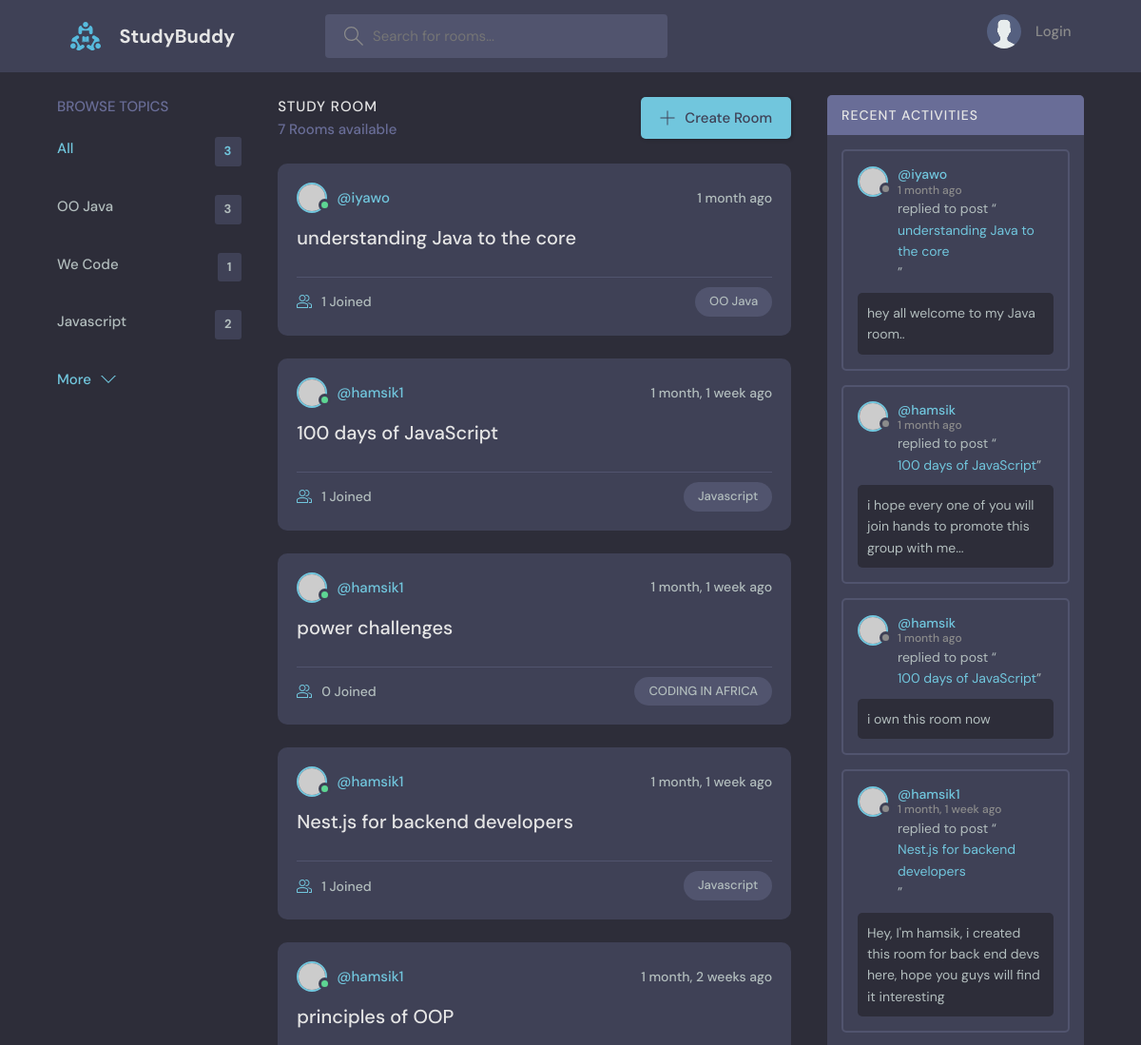
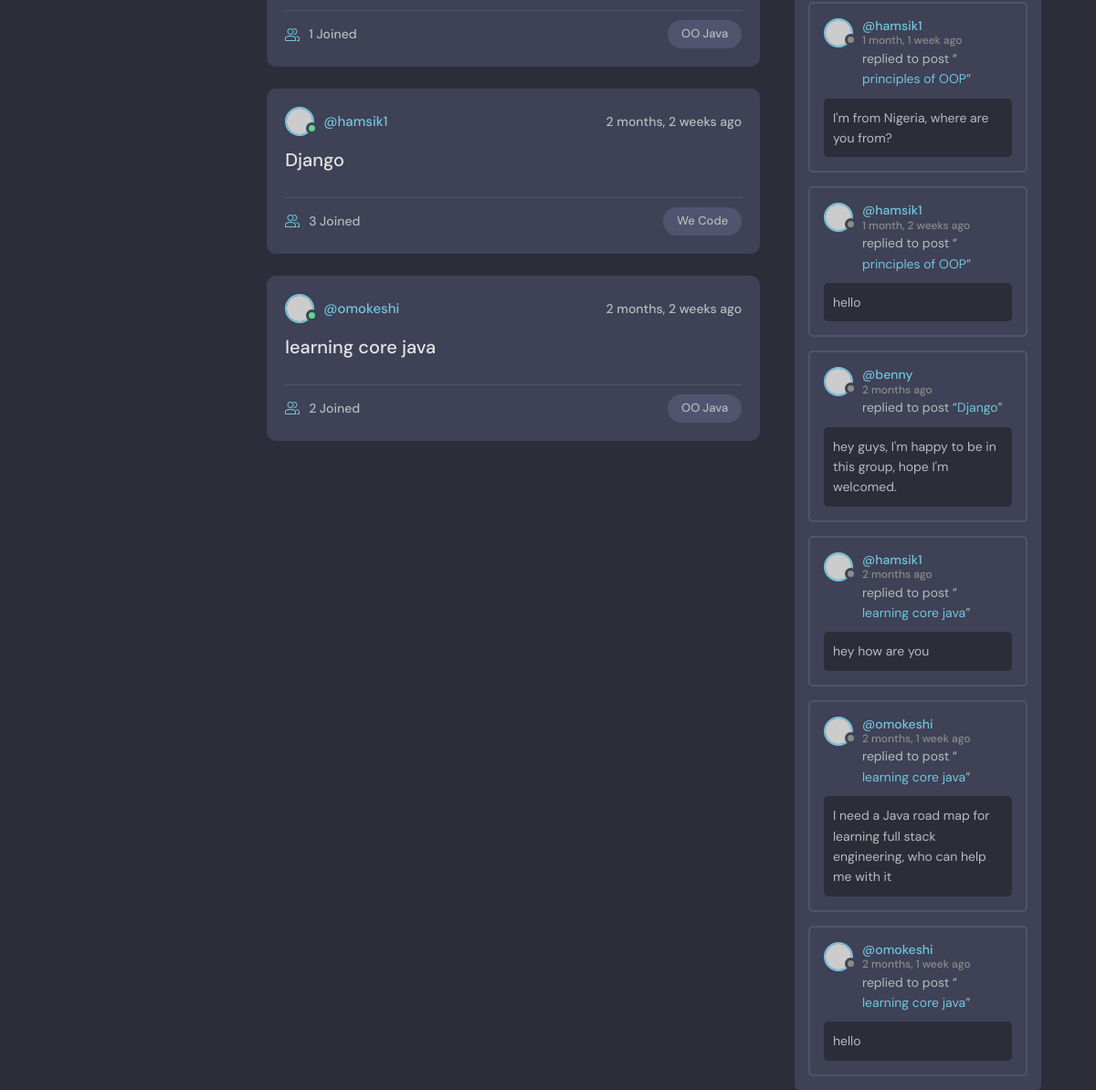
The page / on the database its author committed (2 pictures, top to bottom).
### base/models.py (models this page shows, shortened)
class Topic(models.Model):
    name = models.CharField(max_length=255)

class Room(models.Model):
    host = models.ForeignKey(User,on_delete=models.SET_NULL,null=True)
    topic = models.ForeignKey(Topic,on_delete=models.SET_NULL,null=True)
    name = models.CharField(max_length=255)
    description = models.TextField(null = True, blank = True)
    participants = models.ManyToManyField(User,related_name='participants',blank=True)
    updated = models.DateTimeField(auto_now=True)
    created = models.DateTimeField(auto_now_add=True)
    class Meta:
        ordering = ['-updated', '-created']
    def __str__(self):
        return (self.name)

class Message(models.Model):
    user = models.ForeignKey(User,on_delete=models.CASCADE)
    room = models.ForeignKey(Room,on_delete=models.CASCADE)
    body = models.TextField()
    updated = models.DateTimeField(auto_now=True)
    created = models.DateTimeField(auto_now_add=True)

### base/views.py (the view)
# urls.py: path('',views.home, name = 'home'),
def home(request):
    q = request.GET.get('q') if request.GET.get('q')  != None else ''
    rooms = Room.objects.filter(
        Q(topic__name__icontains = q)| Q(description__icontains = q)|Q(name__icontains = q)|Q(host__username__icontains = q))
    room_count = rooms.count()
    topics = Topic.objects.all()[0:3]
    room_messages = Message.objects.filter(room__topic__name__icontains = q).order_by('-created','-updated')
    context = {'rooms':rooms,'topics':topics,'room_count':room_count,'room_messages':room_messages}
    return render(request,'base/index.html',context)

### base/templates/base/index.html (shortened to what this page needs)
{% extends 'base.html' %}
{% block body %}
    <main class="layout layout--3">
      <div class="container">
        {% include 'base/topic_component.html' %}
        <div class="roomList">
          <div class="roomList__header">
            <div>
              <h2>Study Room</h2>
              <p>{{room_count}} Rooms available</p>
            </div>
            <a class="btn btn--main" href="{% url 'create_room' %}">
              <svg version="1.1" xmlns="http://www.w3.org/2000/svg" width="32" height="32" viewBox="0 0 32 32">
                <title>add</title>
                <path
                  d="M16.943 0.943h-1.885v14.115h-14.115v1.885h14.115v14.115h1.885v-14.115h14.115v-1.885h-14.115v-14.115z"
                ></path>
              </svg>
              Create Room
            </a>
          </div>
          {% include 'base/feed_component.html' %}
        </div>
        {% include 'base/activity_component.html' %}
      </div>
    </main>
    {% endblock %}

### base/templates/base/topic_component.html
<div class="topics">
    <div class="topics__header">
      <h2>Browse Topics</h2>
    </div>
    <ul class="topics__list">
      <li>
        <a href="{% url 'home' %}" class="active">All <span>{{topics.count}}</span></a>
      </li>
      {% for topic in topics%}
      <li>
        <a href="{% url 'home'  %}?q={{topic.name}}">{{topic.name}}<span>{{topic.room_set.all.count}}</span></a>
      </li>
      {% endfor %}
    </ul>
    <a class="btn btn--link" href="{% url 'topics'%}">
      More
      <svg version="1.1" xmlns="http://www.w3.org/2000/svg" width="32" height="32" viewBox="0 0 32 32">
        <title>chevron-down</title>
        <path d="M16 21l-13-13h-3l16 16 16-16h-3l-13 13z"></path>
      </svg>
    </a>
  </div>

### base/templates/base/feed_component.html (shortened to what this page needs)
{% for room in rooms %}
<div class="roomListRoom">
    <div class="roomListRoom__header">
      <a href="{% url 'userprofile' room.host.id %}" class="roomListRoom__author">
        <div class="avatar avatar--small active">
          <img src="https://randomuser.me/api/portraits/men/11.jpg" />
        </div>
        <span>@{{room.host.username}}</span>
      </a>
      <div class="roomListRoom__actions">
        <span>{{room.created | timesince }} ago</span>
      </div>
    </div>
    <div class="roomListRoom__content">
      <a href="{% url 'room' room.id %}">{{room.name}}</a>
    </div>
    <div class="roomListRoom__meta">
      <a href="{% url 'room' room.id %}" class="roomListRoom__joined">
        {{room.participants.all.count}} Joined
      </a>
      <p class="roomListRoom__topic">{{room.topic.name}}</p>
    </div>
  </div>
{% endfor%}

### base/templates/base/activity_component.html (shortened to what this page needs)
<div class="activities">
    <div class="activities__header">
      <h2>Recent Activities</h2>
    </div>
    {% for message in room_messages %}
    <div class="activities__box">
      <div class="activities__boxHeader roomListRoom__header">
        <a href="{% url 'userprofile' message.user.id %}" class="roomListRoom__author">
          <div class="avatar avatar--small">
            <img src="https://randomuser.me/api/portraits/women/11.jpg" />
          </div>
          <p>
            @{{message.user}}
            <span>{{message.created | timesince}} ago</span>
          </p>
        </a>
      </div>
      <div class="activities__boxContent">
        <p> replied to post “<a href="{% url 'room' message.room.id%}">{{message.room}}</a>”</p>
        <div class="activities__boxRoomContent">
            {{message.body}}
        </div>
      </div>
    </div>
    {% endfor %}
  </div>

### rows shown on the page
Topic: name "OO Java", room_set.all.count "3"
Topic: name "We Code", room_set.all.count "1"
Topic: name "Javascript", room_set.all.count "2"
Room: host.username "iyawo", created "1 month", name "understanding Java to the core", participants.all.count "1", topic.name "OO Java"
Room: host.username "hamsik1", created "1 month, 1 week", name "100 days of JavaScript", participants.all.count "1", topic.name "Javascript"
Room: host.username "hamsik1", created "1 month, 1 week", name "power challenges", participants.all.count "0", topic.name "CODING IN AFRICA"
Room: host.username "hamsik1", created "1 month, 1 week", name "Nest.js for backend developers", participants.all.count "1", topic.name "Javascript"
Room: host.username "hamsik1", created "1 month, 2 weeks", name "principles of OOP", participants.all.count "1", topic.name "OO Java"
Room: host.username "hamsik1", created "2 months, 2 weeks", name "Django", participants.all.count "3", topic.name "We Code"
Room: host.username "omokeshi", created "2 months, 2 weeks", name "learning core java", participants.all.count "2", topic.name "OO Java"
Message: user "iyawo", created "1 month", room "understanding Java to the core", body "hey all welcome to my Java room.."
Message: user "hamsik", created "1 month", room "100 days of JavaScript", body "i hope every one of you will join hands to promote this group with me..."
Message: user "hamsik", created "1 month", room "100 days of JavaScript", body "i own this room now"
Message: user "hamsik1", created "1 month, 1 week", room "Nest.js for backend developers", body "Hey, I'm hamsik, i created this room for back end devs here, hope you guys will find it interesting"
Message: user "hamsik1", created "1 month, 1 week", room "principles of OOP", body "I'm from Nigeria, where are you from?"
Message: user "hamsik1", created "1 month, 2 weeks", room "principles of OOP", body "hello"
Message: user "benny", created "2 months", room "Django", body "hey guys, I'm happy to be in this group, hope I'm welcomed."
Message: user "hamsik1", created "2 months", room "learning core java", body "hey how are you"
Message: user "omokeshi", created "2 months, 1 week", room "learning core java", body "I need a Java road map for learning full stack engineering, who can help me with it"
Message: user "omokeshi", created "2 months, 1 week", room "learning core java", body "hello"

### other values the page prints
{{ topics.count }} "3"
{{ room_count }} "7"
